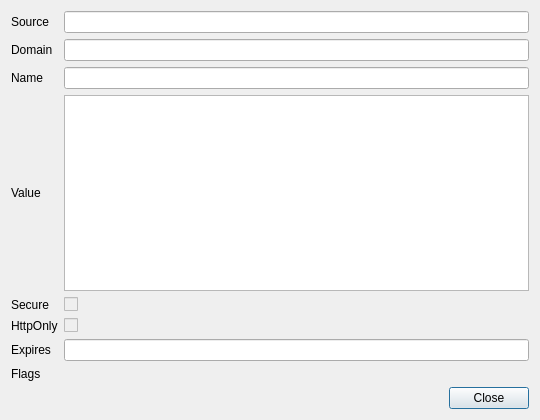
<?xml version="1.0" encoding="UTF-8"?>
<ui version="4.0">
 <class>CookieDetailsDialog</class>
 <widget class="QDialog" name="CookieDetailsDialog">
  <property name="windowTitle"><string>Cookie details</string></property>
  <property name="minimumSize"><size><width>540</width><height>420</height></size></property>
  <layout class="QVBoxLayout" name="root">
   <item>
    <layout class="QGridLayout" name="grid">
     <item row="0" column="0"><widget class="QLabel" name="labelSrc"><property name="text"><string>Source</string></property></widget></item>
     <item row="0" column="1"><widget class="QLineEdit" name="srcEdit"><property name="readOnly"><bool>true</bool></property></widget></item>

     <item row="1" column="0"><widget class="QLabel" name="labelDomain"><property name="text"><string>Domain</string></property></widget></item>
     <item row="1" column="1"><widget class="QLineEdit" name="domainEdit"><property name="readOnly"><bool>true</bool></property></widget></item>

     <item row="2" column="0"><widget class="QLabel" name="labelName"><property name="text"><string>Name</string></property></widget></item>
     <item row="2" column="1"><widget class="QLineEdit" name="nameEdit"><property name="readOnly"><bool>true</bool></property></widget></item>

     <item row="3" column="0"><widget class="QLabel" name="labelValue"><property name="text"><string>Value</string></property></widget></item>
     <item row="3" column="1"><widget class="QPlainTextEdit" name="valueEdit">
       <property name="readOnly"><bool>true</bool></property>
       <property name="minimumHeight"><number>120</number></property>
     </widget></item>

     <item row="4" column="0"><widget class="QLabel" name="labelSecure"><property name="text"><string>Secure</string></property></widget></item>
     <item row="4" column="1"><widget class="QCheckBox" name="secureChk"><property name="enabled"><bool>false</bool></property></widget></item>

     <item row="5" column="0"><widget class="QLabel" name="labelHttpOnly"><property name="text"><string>HttpOnly</string></property></widget></item>
     <item row="5" column="1"><widget class="QCheckBox" name="httpOnlyChk"><property name="enabled"><bool>false</bool></property></widget></item>

     <item row="6" column="0"><widget class="QLabel" name="labelExp"><property name="text"><string>Expires</string></property></widget></item>
     <item row="6" column="1"><widget class="QLineEdit" name="expEdit"><property name="readOnly"><bool>true</bool></property></widget></item>

     <item row="7" column="0"><widget class="QLabel" name="labelFlags"><property name="text"><string>Flags</string></property></widget></item>
     <item row="7" column="1"><widget class="QLabel" name="flagsLbl"><property name="wordWrap"><bool>true</bool></property></widget></item>
    </layout>
   </item>
   <item>
    <widget class="QDialogButtonBox" name="btnBox">
     <property name="standardButtons"><set>QDialogButtonBox::Close</set></property>
    </widget>
   </item>
  </layout>
 </widget>
 <resources/>
 <connections/>
</ui>
